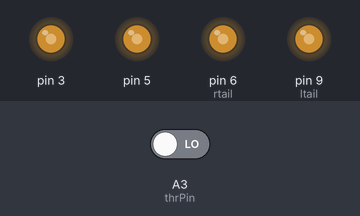
Simulated run of this sketch. Board: Arduino Uno, built with avr-gcc and run on an emulated ATmega328P. Parts: output pins drawn as LEDs (lit = HIGH). Inputs (shaded band) come from the test bench; at power-on: A3 (thrPin) LOW. Random numbers use the default seed unless the sketch sets one.

Above: at 0.47 s.
At 1.2 s:
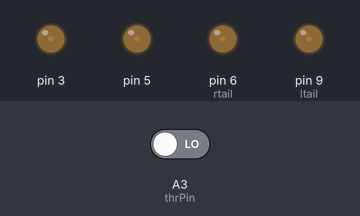
1.3 s: A3 (thrPin) driven HIGH
At 2.14 s:
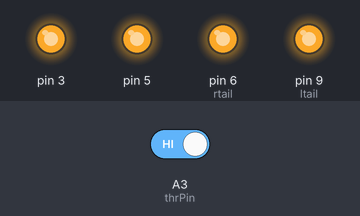
Timing chart, 0 to 15.1 s (numbered marks = the images above; inputs shaded):
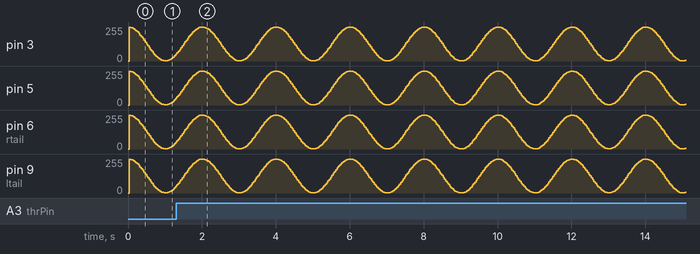

The sketch:

zeta_5_state_no_aserial.ino
```cpp
/* Zeta test

Nota: rovedere i PWM per come calcolano le pause:
non possono schendere sotto a 1ms
*/

#include <common.h>
enum states_available { // Stati della FMS
  idle,    // Throttle a zero
  normal,  // Th normale
  full,    // Th massimo
};
states_available state  ;

// Due LED con lampeggio alternato:
Lampeggiatore right = 3;
Lampeggiatore left = 5;
const byte rtail = 6;
const byte ltail = 9;
const byte thrPin = A3;
byte pausa ;
byte thr ;
int thrIn ;

Pwm rwhite = 3;
Pwm lwhite = 5;
Pwm rtp = 6 ;
Pwm ltp = 9 ;


void setup() {
  left.Invert() ; // Parte da stato invertito rispetto al default
  pinMode(rtail, OUTPUT);
  pinMode(ltail, OUTPUT);
  pinMode(thrPin, INPUT);
  // Warning: serial breaks PWM
  // Serial.begin(9600);

  randomSeed(analogRead(0));
}

void loop() {

  thrIn = pulseIn(thrPin, HIGH, 25000);
  thr = constrain(map(thrIn, 983, 2000, 0, 255), 0, 255) ;
  // Inserire necro delay
  delay(10); // Se si abilita il serial debug
  // togliere il delay

  // FMS dispatcher
  if ( thr < 10 ) {
    state = idle ;
  } else if ( thr > 245 ) {
    state = full ;
  } else {
    state = normal ;
  }

  switch (state) {
    case idle:
      rwhite.UD(2000);  // Utilizza il coseno
      lwhite.UD(2000);  // Bisognerebbe evitare di calcolarlo 4 volte uguale
      ltp.UD(2000);
      rtp.UD(2000);
      break;

    case normal:
      // Due LED con lampeggio alternato:
      right.Blink(1120 - 4 * thr );
      left.Blink(1120 - 4 * thr );
      analogWrite(rtail, lum(thr));
      analogWrite(ltail, lum(thr));
      break;

    case full:
      pausa = random(30, 125);
      // Due LED con lampeggio alternato:
      right.Blink(1120 - 4 * thr );
      digitalWrite(ltail, !digitalRead(ltail));
      digitalWrite(3, !digitalRead(3));


      left.Blink(1120 - 4 * thr );
      digitalWrite(rtail, !digitalRead(rtail));
      digitalWrite(5, !digitalRead(5));
      delay(pausa);
      break;
  }


  //  Serial.println(thrIn);
  //  Serial.print("\t thr:");
  //  Serial.print(thr);
  //  Serial.print("\t state:");
  //  Serial.println(state);

}
```
